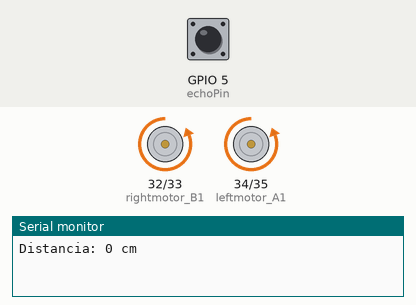
This program was run on a simulated ESP32. Parts: motor-driver pin pairs drawn as motors (green arrow = first pin HIGH = forward, orange = second pin HIGH = backward, longer = more drive), the last lines printed to the serial monitor. The test bench sets the inputs (shaded band); at power-on: GPIO 5 (echoPin) LOW.

Above: at 1.8 s.
1.9 s: GPIO 5 (echoPin) pulsed HIGH 5 times (0.12 s each, 0.3 s apart)
At 3.9 s:
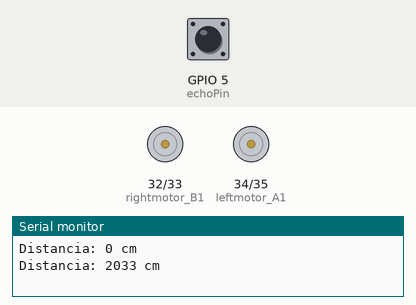
6.7 s: GPIO 5 (echoPin) pulsed HIGH 5 times (0.12 s each, 0.3 s apart)
At 10.2 s:
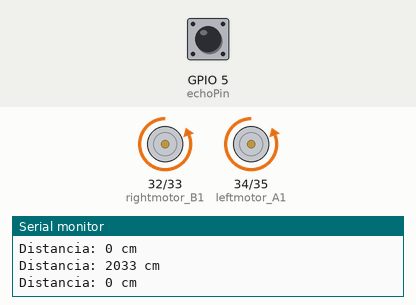
Timing chart, 0 to 25.9 s (numbered marks = the images above; inputs shaded):
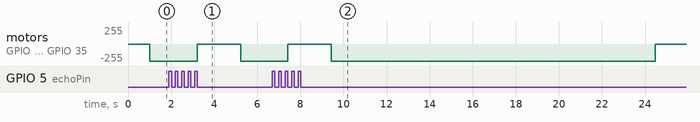

The program:

main.cpp
```cpp
#include <Arduino.h>  //Elementos -> sensor ultrasonico, 2 motores DC, puente H.

const int triggerPin = 17; //Pin del sensor ultrasonico
const int echoPin = 5; //Pin del sensor ultrasonico
const int leftmotor_A1 = 34; //Pin del motor izquierdo
const int leftmotor_A2 = 35; //Pin del motor izquierdo

const int rightmotor_B1 = 32; //Pin del motor izquierdo
const int rightmotor_B2 = 33; //Pin del motor izquierdo

int motorSpeed = 255; //Velocidad máxima de los motores (0-255) = valor max PWM

void setup() {
    Serial.begin(9600);

    pinMode(triggerPin, OUTPUT); //Pin del sensor ultrasonico como salida
    pinMode(echoPin, INPUT); //Pin del sensor ultrasonico como entrada

    pinMode(leftmotor_A1, OUTPUT);
    pinMode(leftmotor_A2, OUTPUT);
    pinMode(rightmotor_B1, OUTPUT);
    pinMode(rightmotor_B2, OUTPUT); //estos se pueden en PWM??

    digitalWrite(triggerPin, LOW); //Inicializamos el pin del sensor ultrasonico en bajo
    analogWrite(motorSpeed, 0); //Inicializamos la velocidad de los motores en cero

}

void loop() {

    long t; //Variable para almacenar el tiempo medido por el sensor ultrasonico
    long d; //Variable para almacenar la distancia calculada a partir del tiempo

    digitalWrite(triggerPin, HIGH); //Enviamos un pulso al sensor ultrasonico
    delay(10); //Duración del pulso
    digitalWrite(triggerPin, LOW); //Terminamos el pulso

    t = pulseIn(echoPin, HIGH); //Medimos el tiempo que tarda en recibir el eco
    d = t / 59 ; //Calculamos la distancia en centímetros

    Serial.print("Distancia: ");
    Serial.print(d);
    Serial.println(" cm");

    if(d < 5) { //Si la distancia es menor a 5 cm, el robot retrocede completamente
      motorSpeed /=2;
      //se hace esto para girar derecha hacia atras:
      digitalWrite(rightmotor_B1, 0); //Segun esquema puente H - este va en 0
      digitalWrite(rightmotor_B2, motorSpeed); //Segun esquema puente H - este va en 1

      //se hace esto para girar izquierda hacia atras:
      digitalWrite(leftmotor_A1, 0); //Segun esquema puente H - este va en 0
      digitalWrite(leftmotor_A2, motorSpeed); //Segun esquema puente H - este va en 1
      delay(1000);
      }
    else if (d < 10) { //Si la distancia es menor a 10 cm, el robot gira a la izquierda

      motorSpeed /=2;
      //se hace esto para girar derecha hacia adelanta:
      digitalWrite(rightmotor_B1, motorSpeed); //Segun esquema puente H - este va en 1
      digitalWrite(rightmotor_B2, 0); //Segun esquema puente H - este va en 0

      //se hace esto para girar izquierda hacia atras:
      digitalWrite(leftmotor_A1, 0); //Segun esquema puente H - este va en 0
      digitalWrite(leftmotor_A2, motorSpeed); //Segun esquema puente H - este va en 1

        }

    else if(d < 20) { //Si la distancia es menor a 20 cm, el robot gira a la derecha
      //Para girar: una rueda hacia atras y otra hacia adelante

      //se hace esto para girar derecha hacia atras:
      digitalWrite(rightmotor_B1, 0); //Segun esquema puente H - este va en 0
      digitalWrite(rightmotor_B2, motorSpeed); //Segun esquema puente H - este va en 1

      //se hace esto para girar izquierda hacia adelante:
      digitalWrite(leftmotor_A1, motorSpeed); //Segun esquema puente H - este va en 0
      digitalWrite(leftmotor_A2, 0); //Segun esquema puente H - este va en 1

      delay(1000); //Esperamos un segundo para que el robot gire

        }

     if(d <45) { //Si la distancia es menor a 45 cm, el robot baja su velocidad a 1/5 de la velocidad máxima

        for(int motorSpeed = 255 ; motorSpeed>= 51; motorSpeed -= 5) { //Reducimos la velocidad gradualmente
            if(d<25)
              break;

            analogWrite(leftmotor_A1, motorSpeed); //Bajamos la velocidad del motor derecho
            analogWrite(leftmotor_A2, motorSpeed); //Bajamos la velocidad del motor izquierdo
            analogWrite(rightmotor_B1, motorSpeed); //Bajamos la velocidad del motor derecho
            analogWrite(rightmotor_B2, motorSpeed); //Bajamos la velocidad del motor izquierdo
            delay(100); //Esperamos un poco antes de reducir más la velocidad
        }
    }

    else  { //Si la distancia es mayor o igual a 45 cm, el robot avanza
            analogWrite(leftmotor_A1, motorSpeed); //subimos la velocidad del motor derecho
            analogWrite(leftmotor_A2, motorSpeed); //subimos la velocidad del motor izquierdo
            analogWrite(rightmotor_B1, motorSpeed); //subimos la velocidad del motor derecho
            analogWrite(rightmotor_B2, motorSpeed); //subimos la velocidad del motor izquierdo
    }

    delay(1000); //Esperamos un segundo antes de la siguiente medición

}
```

Measured:
- after the input at 1.9 s, motor on GPIO 32 (rightmotor_B1) / GPIO 33 (rightmotor_B2), motor on GPIO 34 (leftmotor_A1) / GPIO 35 (leftmotor_A2): backward 255/255 → stopped after 1.3 s, → backward 255/255 2.0 s later
- after the input at 6.7 s, motor on GPIO 32 (rightmotor_B1) / GPIO 33 (rightmotor_B2), motor on GPIO 34 (leftmotor_A1) / GPIO 35 (leftmotor_A2): backward 255/255 → stopped after 0.72 s instead of 16.6 s
